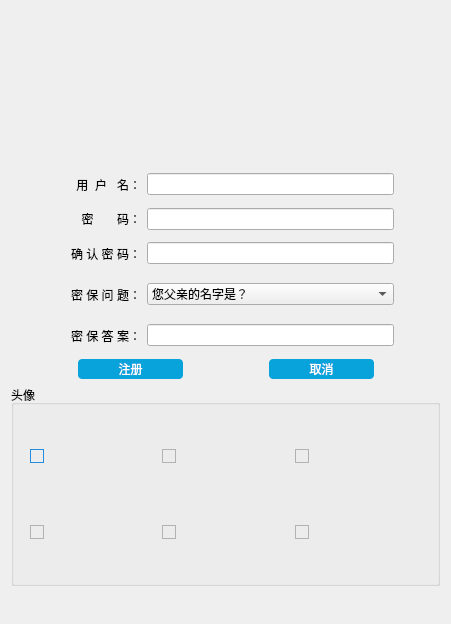
<?xml version="1.0" encoding="UTF-8"?>
<ui version="4.0">
 <class>RegWidget</class>
 <widget class="QWidget" name="RegWidget">
  <property name="geometry">
   <rect>
    <x>0</x>
    <y>0</y>
    <width>451</width>
    <height>624</height>
   </rect>
  </property>
  <property name="windowTitle">
   <string>Form</string>
  </property>
  <property name="styleSheet">
   <string notr="true">/*复选框方框部分基本样式*/
QRadioButton:indicator {
	border:1px solid #B2B2B2;
}

/*复选框方框部分选中样式*/
QRadioButton:indicator:checked {
	border:1px solid #278CDE;
	background-image: url(:/pic/img/check.png);
}

/*复选框方框部分悬停*/
QRadioButton:indicator:hover {
	 border:1px solid #278CDE;
}</string>
  </property>
  <layout class="QVBoxLayout" name="verticalLayout">
   <item>
    <widget class="QLabel" name="img_label">
     <property name="minimumSize">
      <size>
       <width>0</width>
       <height>150</height>
      </size>
     </property>
     <property name="maximumSize">
      <size>
       <width>423</width>
       <height>150</height>
      </size>
     </property>
     <property name="styleSheet">
      <string notr="true">background-image: url(:/pic/img/top2.png);
font: 75 24pt &quot;方正姚体&quot;;</string>
     </property>
     <property name="text">
      <string/>
     </property>
     <property name="alignment">
      <set>Qt::AlignCenter</set>
     </property>
    </widget>
   </item>
   <item>
    <layout class="QHBoxLayout" name="horizontalLayout">
     <item>
      <layout class="QGridLayout" name="gridLayout">
       <item row="3" column="2">
        <widget class="QComboBox" name="comboBox">
         <property name="styleSheet">
          <string notr="true">font: 11pt &quot;新宋体&quot;;
</string>
         </property>
         <item>
          <property name="text">
           <string>您父亲的名字是？</string>
          </property>
         </item>
         <item>
          <property name="text">
           <string>您母亲的名字是？</string>
          </property>
         </item>
        </widget>
       </item>
       <item row="2" column="2">
        <widget class="QLineEdit" name="cpwd_lineEdit">
         <property name="styleSheet">
          <string notr="true">font: 11pt &quot;新宋体&quot;;</string>
         </property>
        </widget>
       </item>
       <item row="3" column="1">
        <widget class="QLabel" name="que_label">
         <property name="minimumSize">
          <size>
           <width>0</width>
           <height>35</height>
          </size>
         </property>
         <property name="styleSheet">
          <string notr="true">font: 12pt &quot;宋体&quot;;</string>
         </property>
         <property name="text">
          <string>密 保 问 题：</string>
         </property>
         <property name="alignment">
          <set>Qt::AlignRight|Qt::AlignTrailing|Qt::AlignVCenter</set>
         </property>
        </widget>
       </item>
       <item row="2" column="0">
        <spacer name="horizontalSpacer">
         <property name="orientation">
          <enum>Qt::Horizontal</enum>
         </property>
         <property name="sizeType">
          <enum>QSizePolicy::Maximum</enum>
         </property>
         <property name="sizeHint" stdset="0">
          <size>
           <width>30</width>
           <height>20</height>
          </size>
         </property>
        </spacer>
       </item>
       <item row="0" column="1">
        <widget class="QLabel" name="name_label">
         <property name="minimumSize">
          <size>
           <width>100</width>
           <height>35</height>
          </size>
         </property>
         <property name="maximumSize">
          <size>
           <width>16777215</width>
           <height>35</height>
          </size>
         </property>
         <property name="styleSheet">
          <string notr="true">font: 12pt &quot;宋体&quot;;</string>
         </property>
         <property name="text">
          <string> 用  户   名：</string>
         </property>
         <property name="alignment">
          <set>Qt::AlignRight|Qt::AlignTrailing|Qt::AlignVCenter</set>
         </property>
        </widget>
       </item>
       <item row="1" column="2">
        <widget class="QLineEdit" name="pwd_lineEdit">
         <property name="styleSheet">
          <string notr="true">font: 11pt &quot;新宋体&quot;;</string>
         </property>
        </widget>
       </item>
       <item row="4" column="1">
        <widget class="QLabel" name="label">
         <property name="minimumSize">
          <size>
           <width>0</width>
           <height>35</height>
          </size>
         </property>
         <property name="styleSheet">
          <string notr="true">font: 12pt &quot;宋体&quot;;</string>
         </property>
         <property name="text">
          <string>密 保 答 案：</string>
         </property>
         <property name="alignment">
          <set>Qt::AlignRight|Qt::AlignTrailing|Qt::AlignVCenter</set>
         </property>
        </widget>
       </item>
       <item row="0" column="2">
        <widget class="QLineEdit" name="name_lineEdit">
         <property name="minimumSize">
          <size>
           <width>0</width>
           <height>0</height>
          </size>
         </property>
         <property name="maximumSize">
          <size>
           <width>16777215</width>
           <height>16777215</height>
          </size>
         </property>
         <property name="styleSheet">
          <string notr="true">font: 11pt &quot;新宋体&quot;;</string>
         </property>
        </widget>
       </item>
       <item row="4" column="2">
        <widget class="QLineEdit" name="ans_lineEdit">
         <property name="styleSheet">
          <string notr="true">font: 11pt &quot;新宋体&quot;;</string>
         </property>
        </widget>
       </item>
       <item row="2" column="1">
        <widget class="QLabel" name="cpwd_label">
         <property name="minimumSize">
          <size>
           <width>0</width>
           <height>35</height>
          </size>
         </property>
         <property name="styleSheet">
          <string notr="true">font: 12pt &quot;宋体&quot;;</string>
         </property>
         <property name="text">
          <string>确 认 密 码：</string>
         </property>
         <property name="alignment">
          <set>Qt::AlignRight|Qt::AlignTrailing|Qt::AlignVCenter</set>
         </property>
        </widget>
       </item>
       <item row="1" column="1">
        <widget class="QLabel" name="pwd_label">
         <property name="minimumSize">
          <size>
           <width>100</width>
           <height>0</height>
          </size>
         </property>
         <property name="styleSheet">
          <string notr="true">font: 12pt &quot;宋体&quot;;</string>
         </property>
         <property name="text">
          <string>密       码：</string>
         </property>
         <property name="alignment">
          <set>Qt::AlignRight|Qt::AlignTrailing|Qt::AlignVCenter</set>
         </property>
        </widget>
       </item>
       <item row="1" column="3">
        <widget class="QPushButton" name="eye_Button">
         <property name="text">
          <string/>
         </property>
         <property name="icon">
          <iconset resource="../res.qrc">
           <normaloff>:/icon/eye2.jpg</normaloff>:/icon/eye2.jpg</iconset>
         </property>
         <property name="iconSize">
          <size>
           <width>25</width>
           <height>25</height>
          </size>
         </property>
         <property name="flat">
          <bool>true</bool>
         </property>
        </widget>
       </item>
      </layout>
     </item>
    </layout>
   </item>
   <item>
    <layout class="QHBoxLayout" name="horizontalLayout_2">
     <property name="leftMargin">
      <number>7</number>
     </property>
     <property name="rightMargin">
      <number>7</number>
     </property>
     <item>
      <spacer name="horizontalSpacer_7">
       <property name="orientation">
        <enum>Qt::Horizontal</enum>
       </property>
       <property name="sizeHint" stdset="0">
        <size>
         <width>40</width>
         <height>20</height>
        </size>
       </property>
      </spacer>
     </item>
     <item>
      <widget class="QPushButton" name="confirm_pushButton">
       <property name="minimumSize">
        <size>
         <width>105</width>
         <height>0</height>
        </size>
       </property>
       <property name="maximumSize">
        <size>
         <width>16777215</width>
         <height>20</height>
        </size>
       </property>
       <property name="styleSheet">
        <string notr="true">/*登录按钮样式*/
QPushButton{
	border-radius:4px;
	border:none;
	background-color: #09A3DC;
	color:#fff;
}

/*登录按钮鼠标悬停样式*/
QPushButton:hover{
	background-color:rgb(60,195,245);
}</string>
       </property>
       <property name="text">
        <string>注册</string>
       </property>
      </widget>
     </item>
     <item>
      <spacer name="horizontalSpacer_9">
       <property name="orientation">
        <enum>Qt::Horizontal</enum>
       </property>
       <property name="sizeType">
        <enum>QSizePolicy::Maximum</enum>
       </property>
       <property name="sizeHint" stdset="0">
        <size>
         <width>80</width>
         <height>20</height>
        </size>
       </property>
      </spacer>
     </item>
     <item>
      <widget class="QPushButton" name="exit_pushButton">
       <property name="minimumSize">
        <size>
         <width>105</width>
         <height>0</height>
        </size>
       </property>
       <property name="maximumSize">
        <size>
         <width>16777215</width>
         <height>20</height>
        </size>
       </property>
       <property name="styleSheet">
        <string notr="true">/*登录按钮样式*/
QPushButton{
	border-radius:4px;
	border:none;
	background-color: #09A3DC;
	color:#fff;
}

/*登录按钮鼠标悬停样式*/
QPushButton:hover{
	background-color:rgb(60,195,245);
}</string>
       </property>
       <property name="text">
        <string>取消</string>
       </property>
      </widget>
     </item>
     <item>
      <spacer name="horizontalSpacer_8">
       <property name="orientation">
        <enum>Qt::Horizontal</enum>
       </property>
       <property name="sizeHint" stdset="0">
        <size>
         <width>40</width>
         <height>20</height>
        </size>
       </property>
      </spacer>
     </item>
    </layout>
   </item>
   <item>
    <widget class="QGroupBox" name="groupBox">
     <property name="title">
      <string>头像</string>
     </property>
     <layout class="QGridLayout" name="gridLayout_3">
      <item row="0" column="0">
       <layout class="QGridLayout" name="gridLayout_2">
        <property name="leftMargin">
         <number>7</number>
        </property>
        <property name="topMargin">
         <number>7</number>
        </property>
        <property name="rightMargin">
         <number>7</number>
        </property>
        <property name="bottomMargin">
         <number>7</number>
        </property>
        <item row="0" column="0">
         <widget class="QRadioButton" name="radioButton">
          <property name="sizePolicy">
           <sizepolicy hsizetype="Minimum" vsizetype="Minimum">
            <horstretch>0</horstretch>
            <verstretch>0</verstretch>
           </sizepolicy>
          </property>
          <property name="minimumSize">
           <size>
            <width>70</width>
            <height>70</height>
           </size>
          </property>
          <property name="maximumSize">
           <size>
            <width>16777215</width>
            <height>16777215</height>
           </size>
          </property>
          <property name="layoutDirection">
           <enum>Qt::LeftToRight</enum>
          </property>
          <property name="text">
           <string/>
          </property>
          <property name="icon">
           <iconset resource="../res.qrc">
            <normaloff>:/icon/photo/p1.png</normaloff>:/icon/photo/p1.png</iconset>
          </property>
          <property name="iconSize">
           <size>
            <width>60</width>
            <height>60</height>
           </size>
          </property>
          <property name="checked">
           <bool>true</bool>
          </property>
         </widget>
        </item>
        <item row="0" column="1">
         <widget class="QRadioButton" name="radioButton_2">
          <property name="minimumSize">
           <size>
            <width>70</width>
            <height>70</height>
           </size>
          </property>
          <property name="text">
           <string/>
          </property>
          <property name="icon">
           <iconset resource="../res.qrc">
            <normaloff>:/icon/photo/p2.png</normaloff>:/icon/photo/p2.png</iconset>
          </property>
          <property name="iconSize">
           <size>
            <width>70</width>
            <height>70</height>
           </size>
          </property>
         </widget>
        </item>
        <item row="0" column="2">
         <widget class="QRadioButton" name="radioButton_3">
          <property name="minimumSize">
           <size>
            <width>70</width>
            <height>70</height>
           </size>
          </property>
          <property name="text">
           <string/>
          </property>
          <property name="icon">
           <iconset resource="../res.qrc">
            <normaloff>:/icon/photo/p3.png</normaloff>:/icon/photo/p3.png</iconset>
          </property>
          <property name="iconSize">
           <size>
            <width>60</width>
            <height>60</height>
           </size>
          </property>
         </widget>
        </item>
        <item row="1" column="0">
         <widget class="QRadioButton" name="radioButton_4">
          <property name="minimumSize">
           <size>
            <width>70</width>
            <height>70</height>
           </size>
          </property>
          <property name="text">
           <string/>
          </property>
          <property name="icon">
           <iconset resource="../res.qrc">
            <normaloff>:/icon/photo/p4.png</normaloff>:/icon/photo/p4.png</iconset>
          </property>
          <property name="iconSize">
           <size>
            <width>60</width>
            <height>60</height>
           </size>
          </property>
         </widget>
        </item>
        <item row="1" column="1">
         <widget class="QRadioButton" name="radioButton_5">
          <property name="minimumSize">
           <size>
            <width>70</width>
            <height>70</height>
           </size>
          </property>
          <property name="text">
           <string/>
          </property>
          <property name="icon">
           <iconset resource="../res.qrc">
            <normaloff>:/icon/photo/p5.png</normaloff>:/icon/photo/p5.png</iconset>
          </property>
          <property name="iconSize">
           <size>
            <width>70</width>
            <height>70</height>
           </size>
          </property>
         </widget>
        </item>
        <item row="1" column="2">
         <widget class="QRadioButton" name="radioButton_6">
          <property name="text">
           <string/>
          </property>
          <property name="icon">
           <iconset resource="../res.qrc">
            <normaloff>:/icon/photo/p6.png</normaloff>:/icon/photo/p6.png</iconset>
          </property>
          <property name="iconSize">
           <size>
            <width>65</width>
            <height>65</height>
           </size>
          </property>
         </widget>
        </item>
       </layout>
      </item>
     </layout>
    </widget>
   </item>
   <item>
    <spacer name="verticalSpacer">
     <property name="orientation">
      <enum>Qt::Vertical</enum>
     </property>
     <property name="sizeHint" stdset="0">
      <size>
       <width>20</width>
       <height>13</height>
      </size>
     </property>
    </spacer>
   </item>
  </layout>
  <zorder>groupBox</zorder>
  <zorder>verticalSpacer</zorder>
  <zorder>img_label</zorder>
  <zorder></zorder>
 </widget>
 <resources>
  <include location="../res.qrc"/>
 </resources>
 <connections/>
</ui>
